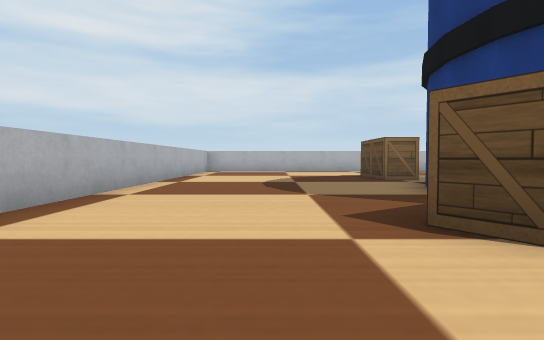
[1] (above)

16 first-person views from a walk through a world built for the Webots simulator. The camera is 0.05 m above the floor, tilts 2° down and sees 80° across. The floor is counted in squares, 0.1 m on a side. Each view is taken from the middle of a square. On the plan, view 1 faces up. The plan holds only what a view shows up to about 9 squares ahead; the rest is blank. The robots in the file are not drawn. Simple shapes and patterns stand in for the simulator's stock objects.

[2]
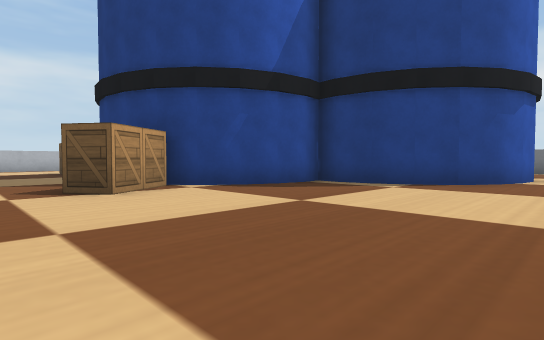

[3]
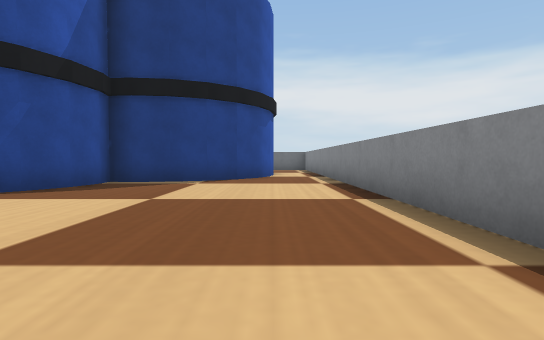

[4]
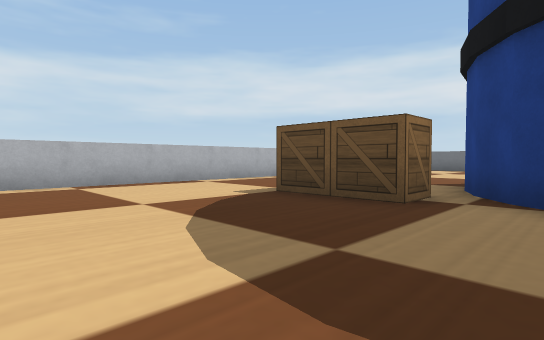

[5]
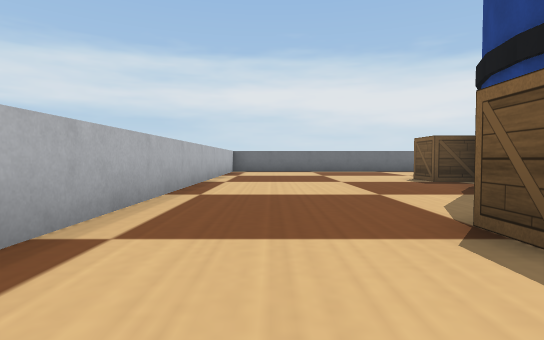

[6]
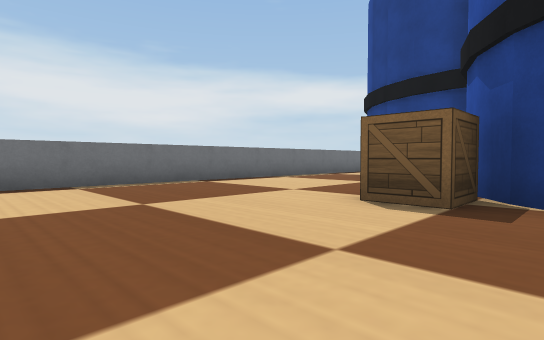

[7]
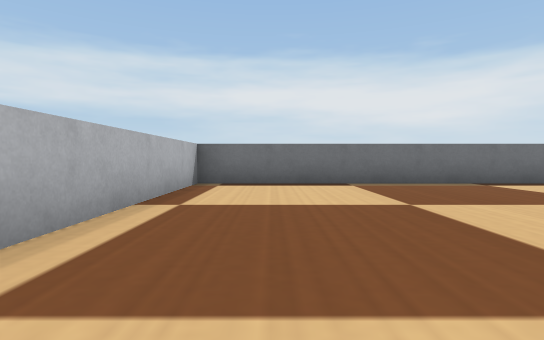

[8]
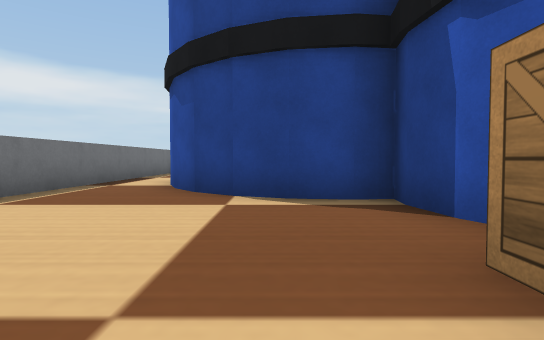

[9]
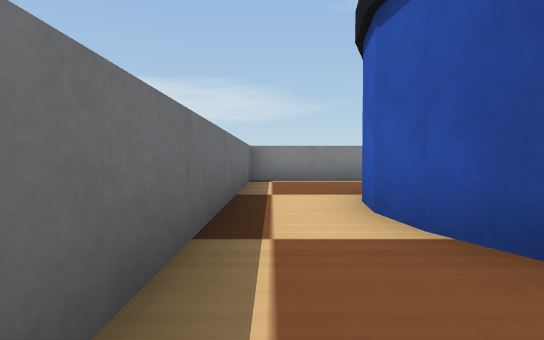

[10]
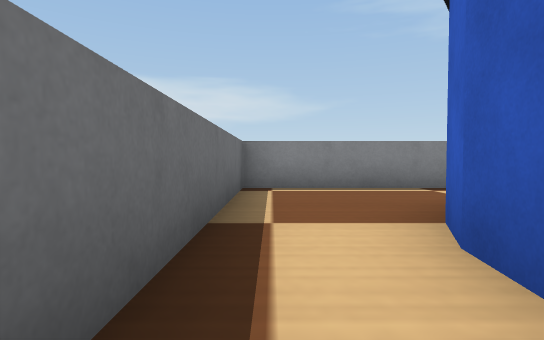

[11]
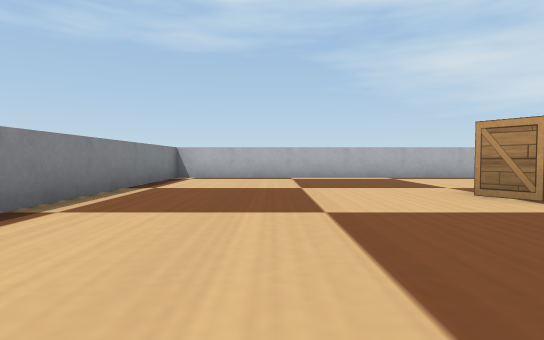

[12]
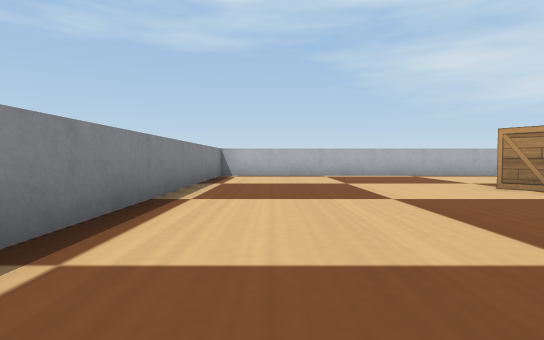

[13]
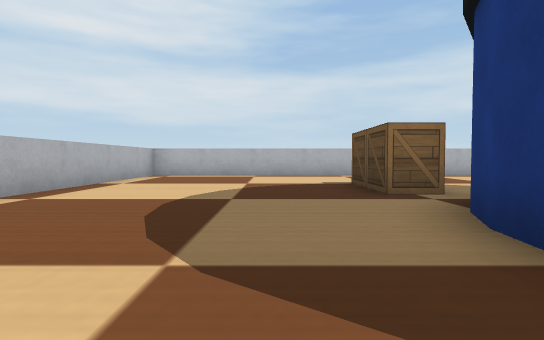

[14]
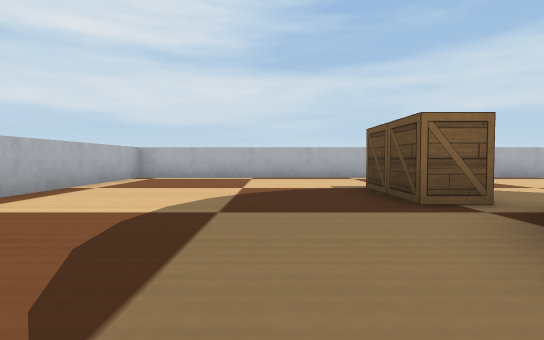

[15]
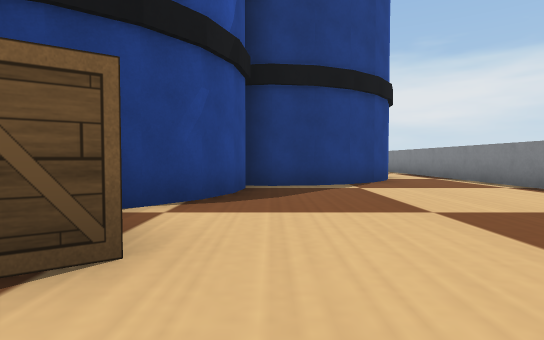

[16]
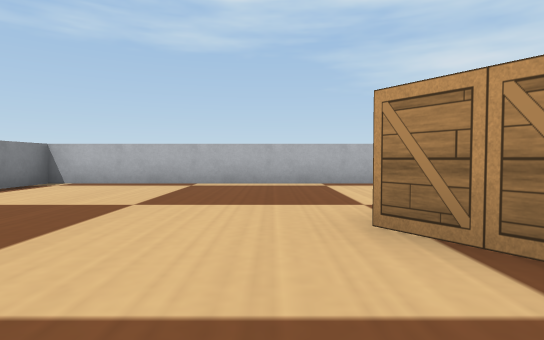

### Floor plan
Key: @ floor where view 1 was taken; # wall or solid block; . floor; B wooden box; A barrel.
Columns run from 3 left of view 1 to 14 right of it. Each row starts with its distance up from view 1.
 13 ##################
 12 #................#
 11 #................#
 10 #................#
  9 #.....B..........#
  8 #.....B..........#
  7 #......AAAABB....#
  6 #.....A    A.....#
  5 #.....A    A.....#
  4 #.....A    AAA...#
  3 #....BB       A..#
  2 #...BB.AAA     A.#
  1 #........A     A.#
  0 #..@.....A     A.#
 -1 #.........A   A..#
 -2 #..........AA ...#
 -3 #................#
 -4 ##################

Where each view was taken, in squares from view 1:
view 1: 0 up, 0 right, facing up
view 2: 3 down, 0 right, facing up-right
view 3: 2 down, 1 left, facing right
view 4: 6 up, 1 left, facing up-right
view 5: 11 up, 1 right, facing right
view 6: 11 up, 7 right, facing down-right
view 7: 11 up, 7 right, facing right
view 8: 8 up, 10 right, facing down
view 9: 4 up, 13 right, facing down
view 10: 2 up, 13 right, facing down
view 11: 1 down, 6 right, facing left
view 12: 2 down, 7 right, facing left
view 13: 3 up, 1 right, facing up
view 14: 4 up, 1 right, facing up
view 15: 1 up, 0 right, facing right
view 16: 1 up, 4 right, facing left
